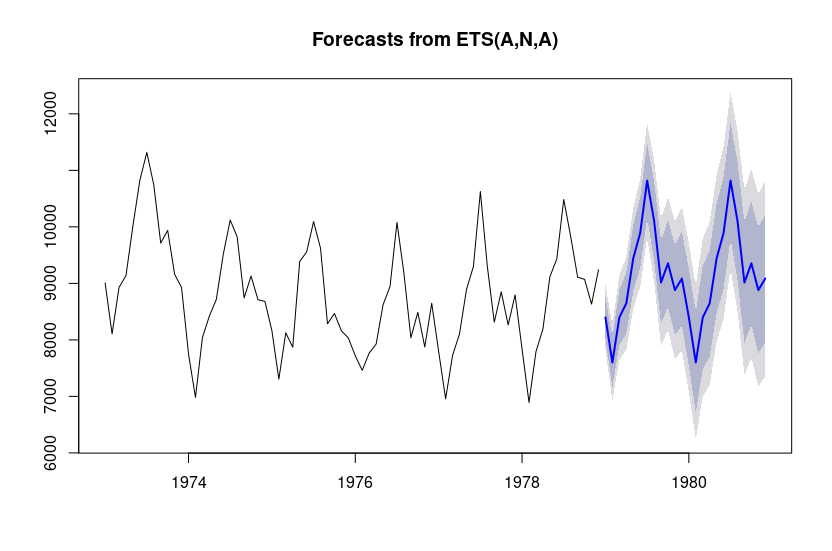

Generate this figure with R:
library(forecast)
fit <- ets(USAccDeaths)
plot(forecast(fit))
head(USAccDeaths)
